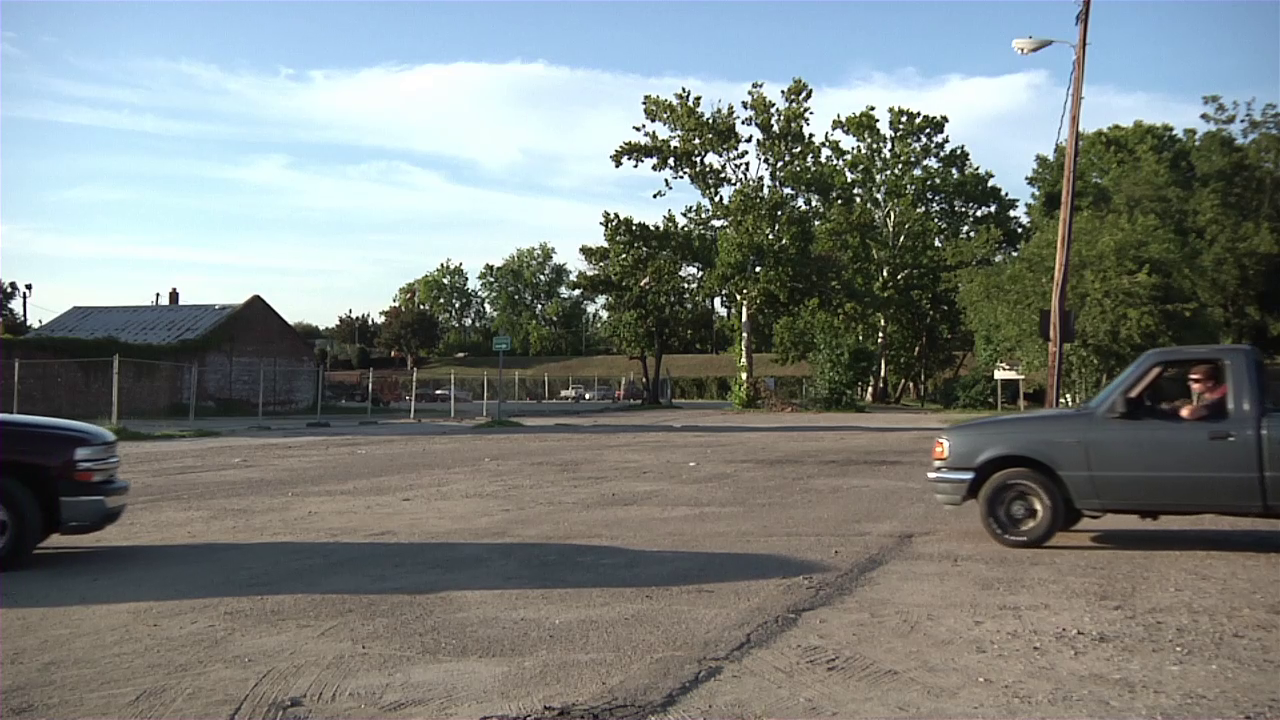
#> input picture PA3/tracking/103_ori.png, 1280 x 720 px
$ python a3.py tracking/103_ori.png   (Python 2 division)   (older library calls are emulated)
#> lines starting #> are read from the running program, lines starting #| are printed output that depends on the picture
import sys
import cv2
import numpy as np
import mosse
import common

def check_overlap(obj, t_objs):
	flag = False
	#print t_objs
	for i in range(len(t_objs)):
		dx = min(obj[2], t_objs[i][-1][1][2]) - max(obj[0], t_objs[i][-1][1][0])
		dy = min(obj[3], t_objs[i][-1][1][3]) - max(obj[1], t_objs[i][-1][1][1])
		if (dx>=0) and (dy>=0):
			t_obj_width = t_objs[i][-1][1][2]-t_objs[i][-1][1][0]
			t_obj_height = t_objs[i][-1][1][3]-t_objs[i][-1][1][1]
			area1 = float(t_obj_width*t_obj_height)
			obj_width = obj[2] - obj[0]
			obj_height = obj[3] - obj[1]
			area2 = float(obj_width * obj_height)
			overlap_rate = max(dx*dy/area1, dx*dy/area2)
			if(overlap_rate > 0.5):
				flag = True
				break
	return flag

# obj(upleft_x, upleft_y, lowright_x, lowright_y)
def find_moving_objects(labels):
	moving_objects = []
	num_labels = labels[0]
	stats = labels[2]
	for i in range(num_labels):
		x = stats[i, cv2.CC_STAT_LEFT]
		y = stats[i, cv2.CC_STAT_TOP]
		w = stats[i, cv2.CC_STAT_WIDTH]
		h = stats[i, cv2.CC_STAT_HEIGHT]
		area = stats[i, cv2.CC_STAT_AREA]

		if(w > 15 and w < 500):
			if(h > 40):
				moving_objects.append((x,y,x+w,y+h))
	return moving_objects

def write_tracks(tracks):
	f = open('result.csv', 'w')
	f.write('Track #, Frame #, x(upper left), y(upper right), x(lower right), y(lower right)\n')
	for i in range(len(tracks)):
		for j in range(len(tracks[i])):
			f.write(str(i+1)+',')
			f.write(str(tracks[i][j][0]))
			for t in range(4):
				if tracks[i][j][1][t]<0:
					f.write(',0')
				else:
					f.write(',' + str(tracks[i][j][1][t]))
			f.write('\n')
	f.close()

if __name__ == '__main__':

	### read input file ###
	if len(sys.argv) != 2:
		print "Usage: python a3.py <in_file>"
		sys.exit()

	in_file = sys.argv[1]
	cap = cv2.VideoCapture(in_file)
	if cap.isOpened() == False:
		print("Can not open the video")
		sys.exit()
	total_frame_num = int(cap.get(cv2.CAP_PROP_FRAME_COUNT))
	#total_frame_num = 50
	### initialize MOG model ###
	fgbg = cv2.bgsegm.createBackgroundSubtractorMOG()
	#fgbg = cv2.createBackgroundSubtractorMOG2()

	trackers = []
	tracking_objects = []

	for i in range(total_frame_num):
		#print i
		ret, frame = cap.read()
		gray_frame = cv2.cvtColor(frame, cv2.COLOR_BGR2GRAY)

		### find moving objects ###
		if(i == 0):
			fgmask = fgbg.apply(frame)
		else:
			fgbg.apply(frame, fgmask, -1)

		labels = cv2.connectedComponentsWithStats(fgmask, 8, cv2.CV_32S);
		moving_objects = find_moving_objects(labels)
		'''
		for obj in moving_objects:
			cv2.rectangle(gray_frame, (obj[0],obj[1]), (obj[2],obj[3]), (0,255,0),2)
		'''
		### track objects ###
		if i >= 5:
			track_no = -1
			for j in range(len(trackers)):
				track_no = j
				trackers[j].update(gray_frame)
				if trackers[j].good:
					x1,y1,x2,y2 = trackers[j].getRect()
					#trackers[j].draw_state(gray_frame)
					trackers[j].draw_state(frame, (track_no+1))
					tracking_objects[j].append((i,(x1,y1,x2,y2),trackers[j].psr))
					#print "%d,%d,%d,%d,%d,%d" % (j,i,x1,y1,x2,y2)

			for obj in moving_objects:
				track_no += 1
				if not check_overlap(obj,tracking_objects):
					new_tracker = mosse.MOSSE(gray_frame, obj)
					#new_tracker.draw_state(gray_frame)
					new_tracker.draw_state(frame, (track_no+1))
					trackers.append(new_tracker)
					tracking_objects.append([(i, obj, new_tracker.psr)])


		filename = './result/' + str(i) + '.png'
		#cv2.imwrite(filename,gray_frame)
		cv2.imwrite(filename, frame)
#> this loop made 1 pass
#> (num_labels in find_moving_objects, stats in find_moving_objects) on pass 1: (1, [[0, 0, 1280, 720, 921600]])
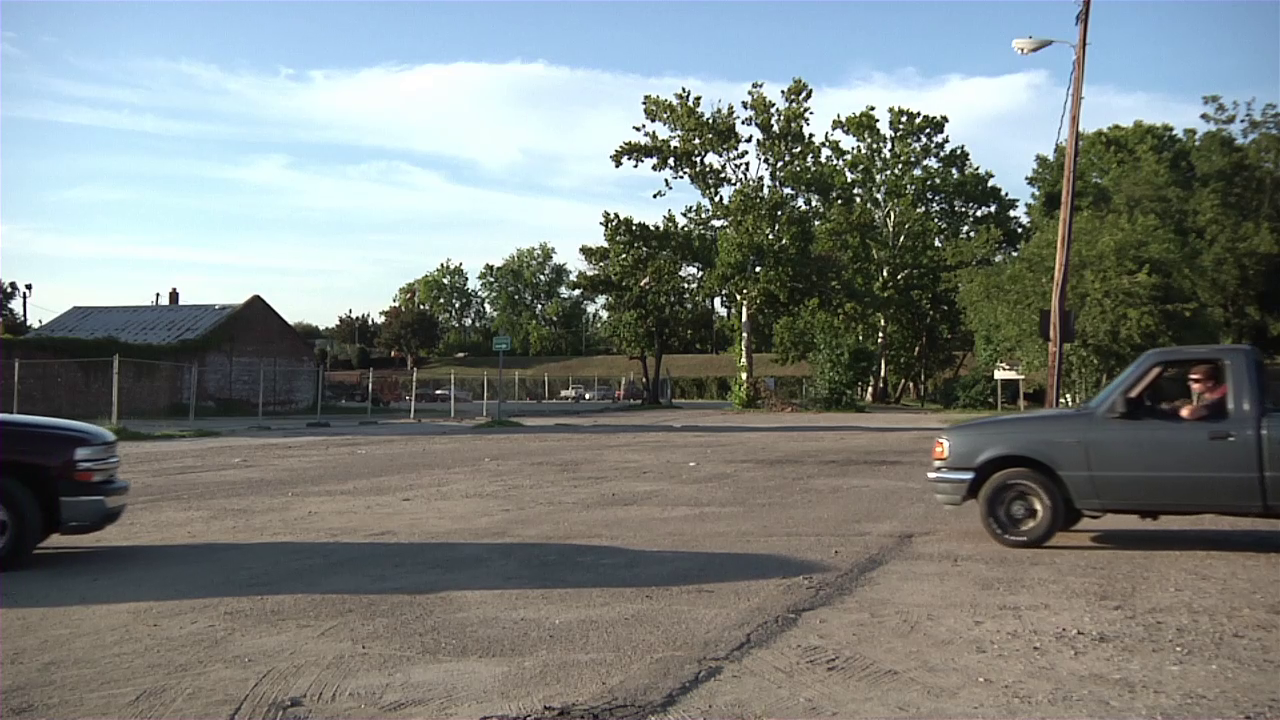
#> input picture PA3/tracking/103_ori.png, 1280 x 720 px
#> pass 1, `gray_frame = cv2.cvtColor(frame, cv2.COLOR_BGR2GRAY)`:
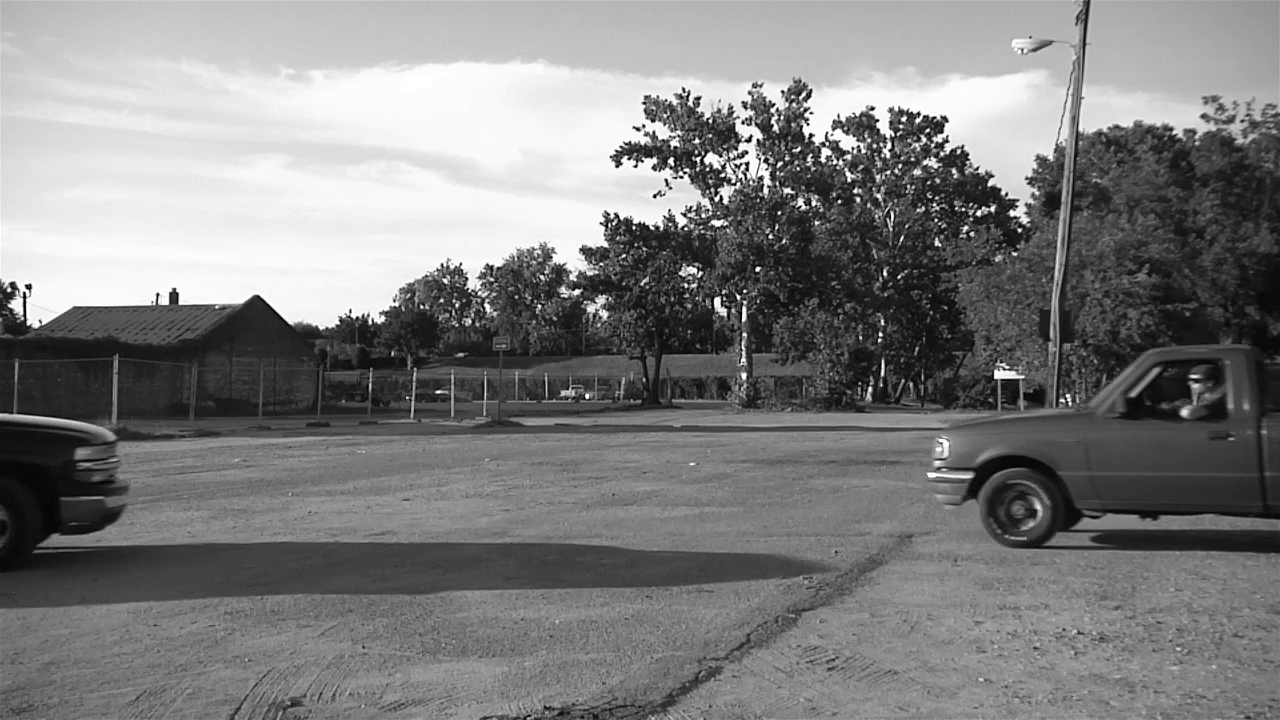
#> gray_frame: shape (720, 1280); min 0, max 255, mean 126.8
#> frame is the input picture: shape (720, 1280, 3); mean B, G, R 126, 128.8, 123
#> after the loop, trackers = []; tracking_objects = []
	#print(tracking_objects[0][0])
	write_tracks(tracking_objects)
